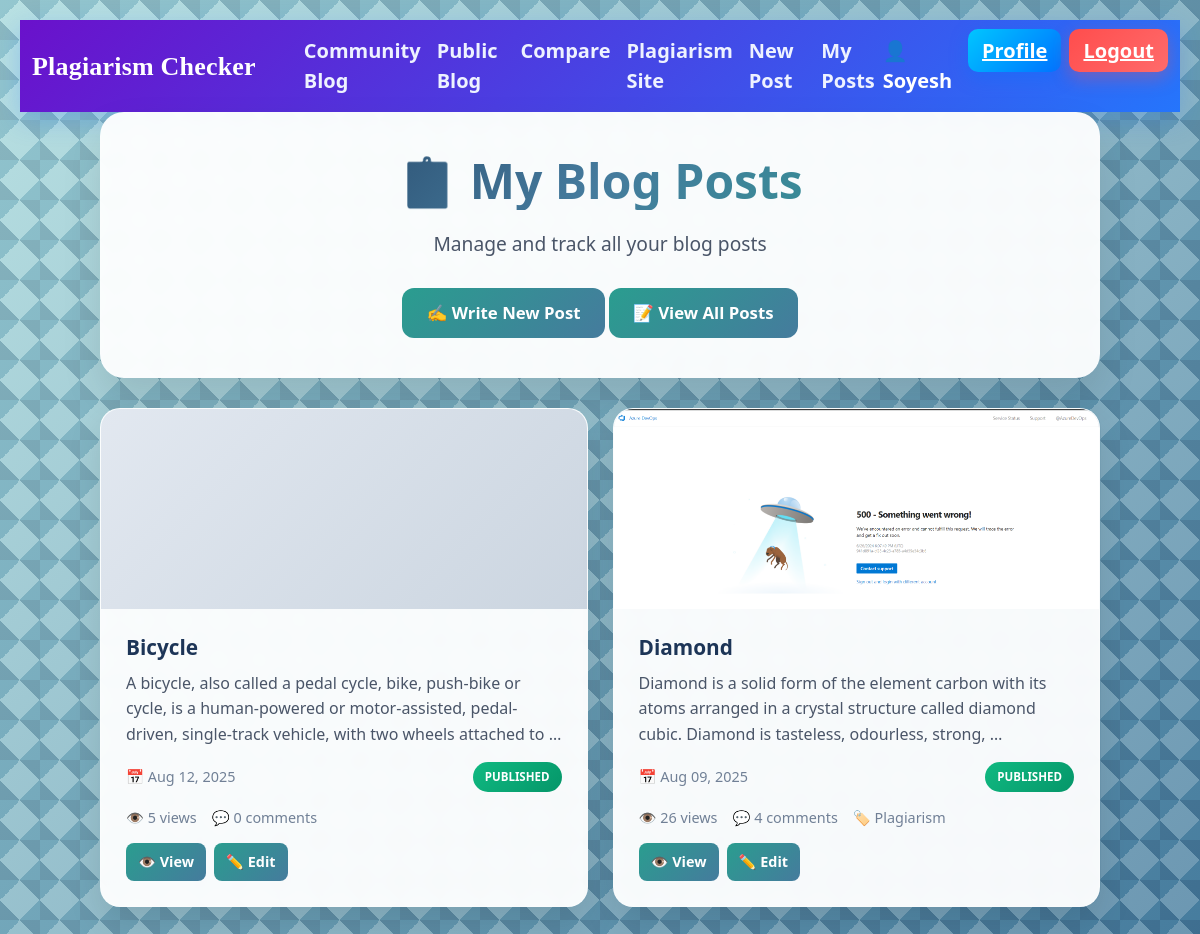
The app's page /blog/my-posts/ (signed in) with its own data.
### plagiarismchecker/models.py (models this page shows, shortened)
class CustomUser(AbstractUser):
    email = models.EmailField(unique=True, blank=False, null=False)
    first_name = models.CharField(max_length=30, blank=False, null=False)
    last_name = models.CharField(max_length=30, blank=False, null=False)
    profile_picture = models.ImageField(upload_to='profile_pics/', blank=True, null=True)
    groups = models.ManyToManyField(
        Group,
        verbose_name=('groups'),
        blank=True,
        help_text=(
            'The groups this user belongs to. A user will get all permissions '
            'granted to each of their groups.'
        ),
        related_name="plagiarismchecker_customuser_groups", # Unique related_name for groups
        related_query_name="plagiarismchecker_customuser",
    )
    user_permissions = models.ManyToManyField(
        Permission,
        verbose_name=('user permissions'),
        blank=True,
        help_text=('Specific permissions for this user.'),
        related_name="plagiarismchecker_customuser_user_permissions", # Unique related_name for user_permissions
        related_query_name="plagiarismchecker_customuser_permission",
    )

class BlogPost(models.Model):
    STATUS_CHOICES = [
        ('draft', 'Draft'),
        ('published', 'Published'),
        ('pending', 'Pending Review'),
        ('rejected', 'Rejected'),
    ]
    title = models.CharField(max_length=200)
    slug = models.SlugField(max_length=200, unique=True, blank=True)
    author = models.ForeignKey(settings.AUTH_USER_MODEL, on_delete=models.CASCADE, related_name='blog_posts')
    content = models.TextField()
    excerpt = models.TextField(max_length=500, blank=True)
    category = models.ForeignKey('BlogCategory', on_delete=models.SET_NULL, null=True, blank=True)
    status = models.CharField(max_length=20, choices=STATUS_CHOICES, default='draft')
    featured_image = models.ImageField(upload_to='blog_images/', blank=True, null=True)
    tags = models.CharField(max_length=200, blank=True, help_text="Comma-separated tags")
    created_at = models.DateTimeField(auto_now_add=True)
    updated_at = models.DateTimeField(auto_now=True)
    published_at = models.DateTimeField(null=True, blank=True)
    views = models.PositiveIntegerField(default=0)
    is_featured = models.BooleanField(default=False)
    class Meta:
        ordering = ['-created_at']

class BlogCategory(models.Model):
    name = models.CharField(max_length=100)
    slug = models.SlugField(max_length=100, unique=True)
    description = models.TextField(blank=True)
    created_at = models.DateTimeField(auto_now_add=True)
    class Meta:
        verbose_name_plural = "Blog Categories"
        ordering = ['name']

### plagiarismchecker/views.py (the view)
# urls.py: path('blog/my-posts/', views.blog_my_posts, name='blog_my_posts'),
@login_required
def blog_my_posts(request):
    user_posts = BlogPost.objects.filter(author=request.user).order_by('-created_at')
    all_posts = BlogPost.objects.all()
    posts_with_plagiarism_info = []
    for post in user_posts:
        max_similarity = 0
        most_similar_post = None
        comparison_posts = all_posts.exclude(pk=post.pk)
        if post.content and comparison_posts.exists():
            for other_post in comparison_posts:
                if other_post.content:
                    similarity = compare_texts(post.content, other_post.content)
                    if similarity > max_similarity:
                        max_similarity = similarity
                        most_similar_post = other_post
        similarity_percentage = round(max_similarity * 100, 2)
        logging.info(f"Plagiarism check for post '{post.title}': {similarity_percentage}%")
        posts_with_plagiarism_info.append({
            'post': post,
            'max_similarity': similarity_percentage,
            'most_similar_post': most_similar_post
        })
    context = {
        'posts_with_info': posts_with_plagiarism_info,
    }
    return render(request, 'pc/blog_my_posts.html', context)

### plagiarismchecker/views.py (called while the page is built)
def compare_texts(text1, text2):
    if not text1 or not text2:
        return 0.0
    try:
        vectorizer = TfidfVectorizer().fit_transform([text1, text2])
        vectors = vectorizer.toarray()
        similarity = cosine_similarity(vectors)
        return similarity[0, 1]
    except Exception as e:
        logging.error(f"Error comparing texts: {e}")
        return 0.0

### plagiarismchecker/templates/pc/blog_my_posts.html (shortened to what this page needs)
{% extends 'pc/base.html' %}
{% block content %}
<div class="my-posts-container">
  <div class="my-posts-header">
    <h1 class="my-posts-title">📋 My Blog Posts</h1>
    <p class="my-posts-subtitle">Manage and track all your blog posts</p>
    <div style="margin-top: 20px;">
      <a href="{% url 'blog_create' %}" class="btn-modern">✍️ Write New Post</a>
      <a href="{% url 'blog_list' %}" class="btn-modern">📝 View All Posts</a>
    </div>
  </div>
  {% if posts_with_info %}
    <div class="posts-grid">
      {% for item in posts_with_info %}
      {% with post=item.post %}
        <article class="post-card">
          {% if post.featured_image %}
            <img src="{{ post.featured_image.url }}" alt="{{ post.title }}" class="post-image">
          {% else %}
            <div class="post-image"></div>
          {% endif %}
          <div class="post-content">
            <h2 class="post-title">
              <a href="{% url 'blog_detail' post.slug %}" style="text-decoration: none; color: inherit;">
                {{ post.title }}
              </a>
            </h2>
            {% if post.excerpt %}
              <p class="post-excerpt">{{ post.excerpt }}</p>
            {% else %}
              <p class="post-excerpt">{{ post.content|striptags|truncatewords:25 }}</p>
            {% endif %}
            <div class="post-meta">
              <div>
                📅 {{ post.created_at|date:"M d, Y" }}
              </div>
              <span class="status-badge status-{{ post.status }}">
                {{ post.get_status_display }}
              </span>
            </div>
            <div class="post-stats">
              <span>👁️ {{ post.views }} views</span>
              <span>💬 {{ post.comments.count }} comments</span>
              {% if post.category %}
                <span>🏷️ {{ post.category.name }}</span>
              {% endif %}
            </div>
            <div class="action-buttons" style="margin-top: 15px;">
              {% if post.status == 'draft' %}
                <a href="{% url 'blog_edit' post.slug %}" class="btn-modern btn-small">
                  ✏️ Edit
                </a>
                <a href="{% url 'blog_detail' post.slug %}" class="btn-modern btn-small">
                  👁️ Preview
                </a>
              {% elif post.status == 'pending' %}
                <a href="{% url 'blog_edit' post.slug %}" class="btn-modern btn-small">
                  ✏️ Edit
                </a>
                <span style="color: #f59e0b; font-size: 0.9em;">⏳ Under Review</span>
              {% elif post.status == 'published' %}
                <a href="{% url 'blog_detail' post.slug %}" class="btn-modern btn-small">
                  👁️ View
                </a>
                <a href="{% url 'blog_edit' post.slug %}" class="btn-modern btn-small">
                  ✏️ Edit
                </a>
              {% elif post.status == 'rejected' %}
                <a href="{% url 'blog_edit' post.slug %}" class="btn-modern btn-small">
                  ✏️ Edit & Resubmit
                </a>
                <span style="color: #e53e3e; font-size: 0.9em;">❌ Rejected</span>
              {% endif %}
            </div>
          </div>
        </article>
      {% endwith %}
      {% endfor %}
    </div>
  {% else %}
    <div class="empty-state">
      <h3>No blog posts yet</h3>
      <p>You haven't created any blog posts yet. Start sharing your thoughts with the community!</p>
      <a href="{% url 'blog_create' %}" class="btn-modern">✍️ Write Your First Post</a>
    </div>
  {% endif %}
</div>
{% endblock %}

### plagiarismchecker/templates/pc/base.html (shortened to what this page needs)
{% load static %}
<!DOCTYPE html>
<html lang="en">
<head>
    <link href="https://cdn.jsdelivr.net/npm/bootstrap@5.3.0/dist/css/bootstrap.min.css" rel="stylesheet" />
    <link rel="stylesheet" href="https://cdnjs.cloudflare.com/ajax/libs/font-awesome/6.0.0-beta3/css/all.min.css" />
    <link href="{% static 'pc/styles.css' %}" rel="stylesheet" />
</head>
<body>
    <nav class="navbar navbar-expand-lg navbar-dark app-navbar">
      <div class="container-fluid">
        <a class="navbar-brand fw-bold" href="{% url 'blog_list' %}">Plagiarism Checker</a>
        <div class="collapse navbar-collapse" id="mainNavbar">
          <ul class="navbar-nav me-auto mb-2 mb-lg-0">
            <li class="nav-item"><a class="nav-link" href="{% url 'blog_list' %}">Community Blog</a></li>
            <li class="nav-item"><a class="nav-link" href="{% url 'public_blog_list' %}">Public Blog</a></li>
            <li class="nav-item"><a class="nav-link" href="{% url 'blog_compare' %}">Compare</a></li>
            <li class="nav-item"><a class="nav-link" href="{% url 'webpage' %}">Plagiarism Site</a></li>
            {% if user.is_authenticated %}
              <li class="nav-item"><a class="nav-link" href="{% url 'blog_create' %}">New Post</a></li>
              <li class="nav-item"><a class="nav-link" href="{% url 'blog_my_posts' %}">My Posts</a></li>
            {% endif %}
          </ul>
          <ul class="navbar-nav ms-auto mb-2 mb-lg-0">
            {% if user.is_authenticated %}
              <li class="nav-item d-flex align-items-center me-3" style="color:#ffffff; font-weight:700;">👤 {{ user.username }}</li>
              <li class="nav-item"><a class="nav-btn nav-btn-secondary me-2" href="{% url 'profile' %}">Profile</a></li>
              <li class="nav-item"><a class="nav-btn nav-btn-danger" href="{% url 'logout' %}">Logout</a></li>
            {% else %}
              <li class="nav-item"><a class="nav-btn me-2" href="{% url 'login' %}">Login</a></li>
              <li class="nav-item"><a class="nav-btn nav-btn-secondary" href="{% url 'signup' %}">Sign up</a></li>
            {% endif %}
          </ul>
        </div>
      </div>
    </nav>
    {% block content %}
    {% endblock %}
</body>
</html>

### plagiarismchecker/static/pc/styles.css (style rules this page uses)
body { overflow: hidden; overflow-x: hidden; overflow-y: scroll; font-family: 'Roboto Mono', monospace; height: 100%; background-color: rgb(227, 242, 255); }
.navbar-brand { font-family: 'Sansita Swashed', cursive; font-size: 26px; margin-right: 40px; }
.navbar-nav { font-size: 20px; }
h1 { text-align: center; }

### plagiarismchecker/templates/pc/base.html (style rules this page uses)
.app-navbar { background: linear-gradient(135deg, #6a11cb, #2575fc); box-shadow: 0 8px 24px rgba(37, 117, 252, 0.25); }
.app-navbar .navbar-brand { color: #ffffff !important; font-weight: 800; letter-spacing: 0.2px; }
.app-navbar .nav-link { color: #eef2ff !important; font-weight: 600; position: relative; transition: color 0.2s ease; }
.app-navbar .nav-link::after { content: ''; position: absolute; left: 0; bottom: -6px; width: 0; height: 2px; background: #ffffff; transition: width 0.25s ease; }
.nav-btn { background: linear-gradient(135deg, #ff7eb3, #ff758c); color: #ffffff !important; border: none; font-weight: 700; border-radius: 10px; padding: 8px 14px; box-shadow: 0 6px 18px rgba(255, 117, 140, 0.35); }
.nav-btn-danger { background: linear-gradient(135deg, #ff4d4d, #ff6b6b); color: #ffffff !important; box-shadow: 0 6px 18px rgba(255, 77, 77, 0.35); }
.nav-btn-secondary { background: linear-gradient(135deg, #00c6ff, #0072ff); color: #ffffff !important; box-shadow: 0 6px 18px rgba(0, 114, 255, 0.35); }

### plagiarismchecker/templates/pc/blog_my_posts.html (style rules this page uses)
body { background: linear-gradient(135deg, rgba(168, 218, 220, 0.8), rgba(69, 123, 157, 0.8)), linear-gradient(45deg, #1d3557 25%, transparent 25%, transparent 75%, #1d3557 75%, #1d3557), linear-gradient(-45deg, #457b9d 25%, transparent 25%, transparent 75%, #457b9d 75%, #457b9d); background-size: cover, 40px 40px, 40px 40px; background-attachment: fixed; animation: moveBackground 60s linear infinite; font-family: 'Segoe UI', Tahoma, Geneva, Verdana, sans-serif; min-height: 100vh; padding: 20px; }
.my-posts-container { max-width: 1000px; margin: 0 auto; }
.my-posts-header { background: rgba(255, 255, 255, 0.95); backdrop-filter: blur(10px); border-radius: 24px; box-shadow: 0 20px 40px rgba(0, 0, 0, 0.1); padding: 40px; margin-bottom: 30px; text-align: center; }
.my-posts-title { background: linear-gradient(135deg, #1d3557, #457b9d, #2a9d8f); -webkit-background-clip: text; -webkit-text-fill-color: transparent; background-clip: text; font-size: 3em; font-weight: 900; margin-bottom: 20px; }
.my-posts-subtitle { color: #4a5568; font-size: 1.2em; margin-bottom: 30px; }
.btn-modern { background: linear-gradient(135deg, #2a9d8f, #457b9d); color: white; border: none; border-radius: 12px; padding: 12px 24px; font-weight: 700; font-size: 1.05em; cursor: pointer; transition: all 0.3s ease; text-decoration: none; display: inline-flex; align-items: center; gap: 8px; }
.posts-grid { display: grid; grid-template-columns: repeat(auto-fill, minmax(400px, 1fr)); gap: 25px; margin-bottom: 40px; }
.post-card { background: rgba(255, 255, 255, 0.95); backdrop-filter: blur(10px); border-radius: 20px; box-shadow: 0 15px 35px rgba(0, 0, 0, 0.1); overflow: hidden; transition: all 0.4s ease; border: 1px solid rgba(255, 255, 255, 0.2); }
.post-image { width: 100%; height: 200px; object-fit: cover; background: linear-gradient(135deg, #e2e8f0, #cbd5e0); }
.post-content { padding: 25px; }
.post-title { color: #1d3557; font-size: 1.3em; font-weight: 700; margin-bottom: 10px; line-height: 1.3; }
.post-excerpt { color: #4a5568; line-height: 1.6; margin-bottom: 15px; display: -webkit-box; -webkit-line-clamp: 3; line-clamp: 3; -webkit-box-orient: vertical; overflow: hidden; }
.post-meta { display: flex; justify-content: space-between; align-items: center; color: #718096; font-size: 0.9em; margin-bottom: 15px; }
.status-badge { display: inline-block; padding: 6px 12px; border-radius: 20px; font-size: 0.8em; font-weight: 600; text-transform: uppercase; }
.status-published { background: linear-gradient(135deg, #10b981, #059669); color: white; }
.post-stats { display: flex; gap: 15px; margin-bottom: 15px; color: #718096; font-size: 0.9em; }
.action-buttons { display: flex; gap: 8px; flex-wrap: wrap; }
.btn-small { padding: 8px 12px; font-size: 0.9em; border-radius: 8px; }

### records on screen
CustomUser: username "Soyesh"
BlogPost: post "Bicycle", post.content "A bicycle, also called a pedal cycle, bike, push-bike or cycle, is a human-powered or motor-assisted, pedal-driven, single-track vehicle, with two wheels attached to…", post.created_at "Aug 12, 2025", post.status "PUBLISHED", post.views "5", post.comments.count "0", shows "👁️ View"
BlogPost: post.featured_image (picture), post "Diamond", post.content "Diamond is a solid form of the element carbon with its atoms arranged in a crystal structure called diamond cubic. Diamond is tasteless, odourless, strong, …", post.created_at "Aug 09, 2025", post.status "PUBLISHED", post.views "26", post.comments.count "4", post.category.name "Plagiarism", shows "👁️ View"
